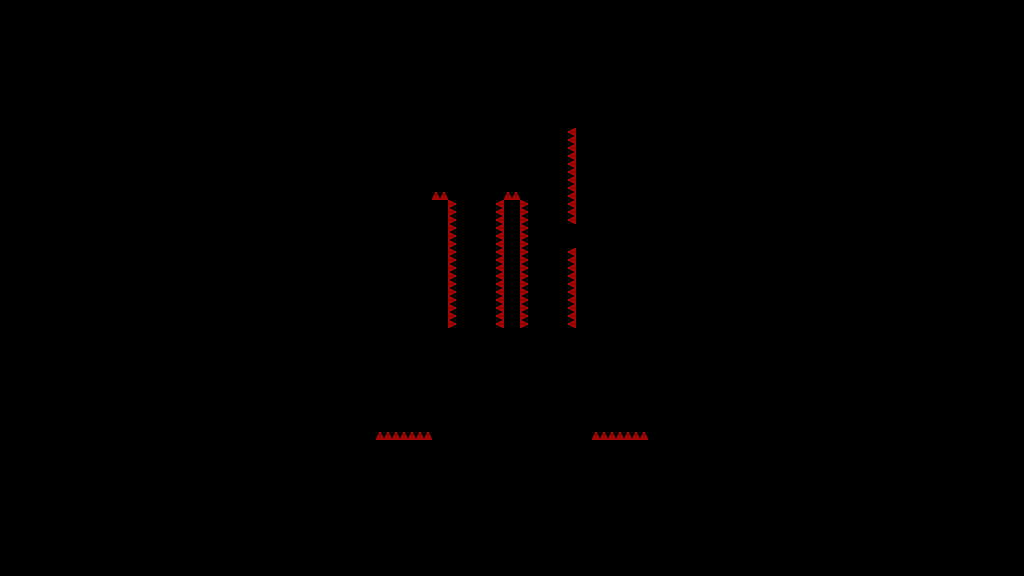

Tiled map render using the project's own tile images. Description and the map definition, with tile-layer contents summarised, below:
An orthogonal 128x72 tile map with 8x8 px tiles, 1 tile layer (T_Spikes) and 27 objects.

<map version="1.4" tiledversion="1.4.3" orientation="orthogonal" renderorder="right-down" width="128" height="72" tilewidth="8" tileheight="8" infinite="0" nextlayerid="5" nextobjectid="172">
 <tileset firstgid="1" source="../../../Sprites/Tiles/DEV/flat/T_spr_nv_flat_0.tsx" />
 <layer id="1" name="T_Spikes" width="128" height="72">
  <data>[9216 cells, 88 non-empty, 1 distinct tile ids]</data>
 </layer>
 <objectgroup id="2" name="C_Solid">
  <object id="122" x="488" y="344">
   <polygon points="0,0 16,-16 16,0" />
  </object>
  <object id="124" x="0" y="128" width="376" height="312" />
  <object id="125" x="48" y="16">
   <polygon points="0,0 16,0 16,16" />
  </object>
  <object id="126" x="448" y="328">
   <polygon points="0,0 16,16 0,16" />
  </object>
  <object id="127" x="16" y="16">
   <polygon points="0,0 16,0 0,16" />
  </object>
  <object id="132" x="104" y="64">
   <polygon points="0,0 8,0 8,8" />
  </object>
  <object id="133" x="104" y="40" width="8" height="24" />
  <object id="134" x="104" y="40">
   <polygon points="0,0 8,-8 8,0" />
  </object>
  <object id="141" x="240" y="0" width="544" height="128" />
  <object id="144" x="504" y="200" width="16" height="224" />
  <object id="146" x="432" y="344" width="72" height="16" />
  <object id="149" x="432" y="200" width="16" height="144" />
  <object id="151" x="520" y="344" width="72" height="16" />
  <object id="153" x="576" y="128" width="16" height="96" />
  <object id="154" x="648" y="128" width="376" height="312" />
  <object id="155" x="560" y="344">
   <polygon points="0,0 16,-16 16,0" />
  </object>
  <object id="156" x="520" y="328">
   <polygon points="0,0 16,16 0,16" />
  </object>
  <object id="157" x="232" y="440" width="544" height="136" />
  <object id="161" x="576" y="248" width="16" height="96" />
  <object id="165" x="432" y="424" width="160" height="16" />
 </objectgroup>
 <objectgroup id="3" name="C_Balls">
  <object id="33" x="472" y="160" width="8" height="8" />
 </objectgroup>
 <objectgroup id="4" name="C_Orbs">
  <object id="43" x="616" y="136" width="8" height="8" />
  <object id="73" x="96" y="104" width="8" height="8" />
  <object id="74" x="80" y="104" width="8" height="8" />
  <object id="75" x="64" y="104" width="8" height="8" />
  <object id="166" x="616" y="168" width="8" height="8" />
  <object id="167" x="616" y="200" width="8" height="8" />
 </objectgroup>
</map>
